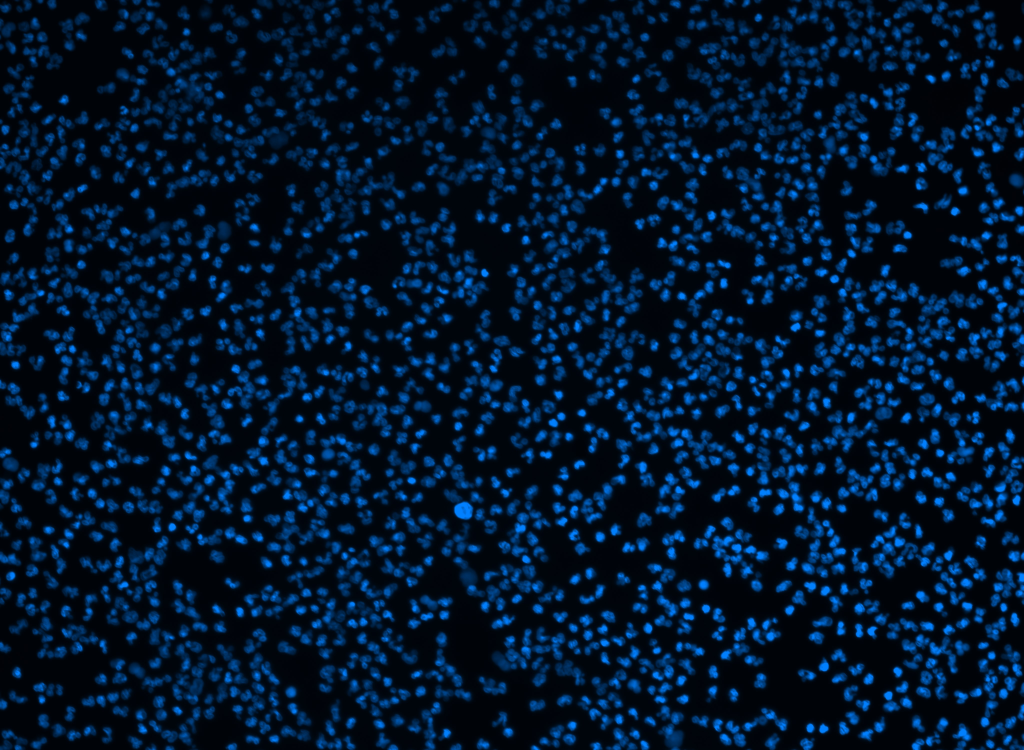
#> input picture data/1_DAPI.jpg, 4096 x 3000 px (shown at 1/4 size)
$ jupyter execute --allow-errors 003.ipynb
#> lines starting #> are read from the running program, lines starting #| are printed output that depends on the picture
# 03.图像的显示(cv2.imshow)

[cell 1]
import os
import numpy as np
import cv2
import matplotlib.pyplot as plt

[cell 2]
img_path = "./dataplt/dapi.png"
#> (the rest of this cell did not finish here and is left out)

[cell 3]
def show(img):
    cv2.namedWindow("Img",cv2.WINDOW_NORMAL)
    cv2.resizeWindow("Img",600,450)
    cv2.imshow("Img",img)
    cv2.waitKey(0)
    cv2.destroyAllWindows()

#> (a cell that did not finish here is left out)

## 多个图像显示

[cell 5]
img01 = cv2.imread("./data/1_DAPI.jpg",-1)
#> img01 is the input picture: shape (3000, 4096, 3); mean B, G, R 45.8, 22, 0.5
img02 = cv2.imread("./data/1_CY5.jpg",-1)
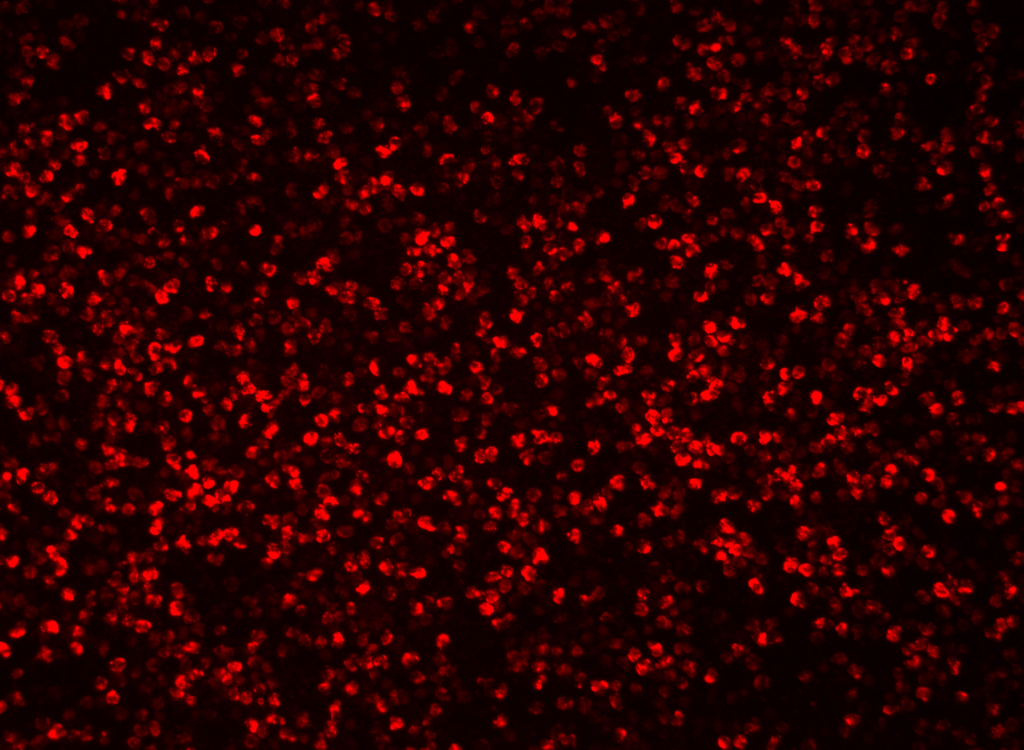
#> input picture data/1_CY5.jpg, 4096 x 3000 px (shown at 1/4 size)
#> img02 is the input picture: shape (3000, 4096, 3); mean B, G, R 0.5, 0.3, 41.4

img_stack = np.hstack((img01,img02))
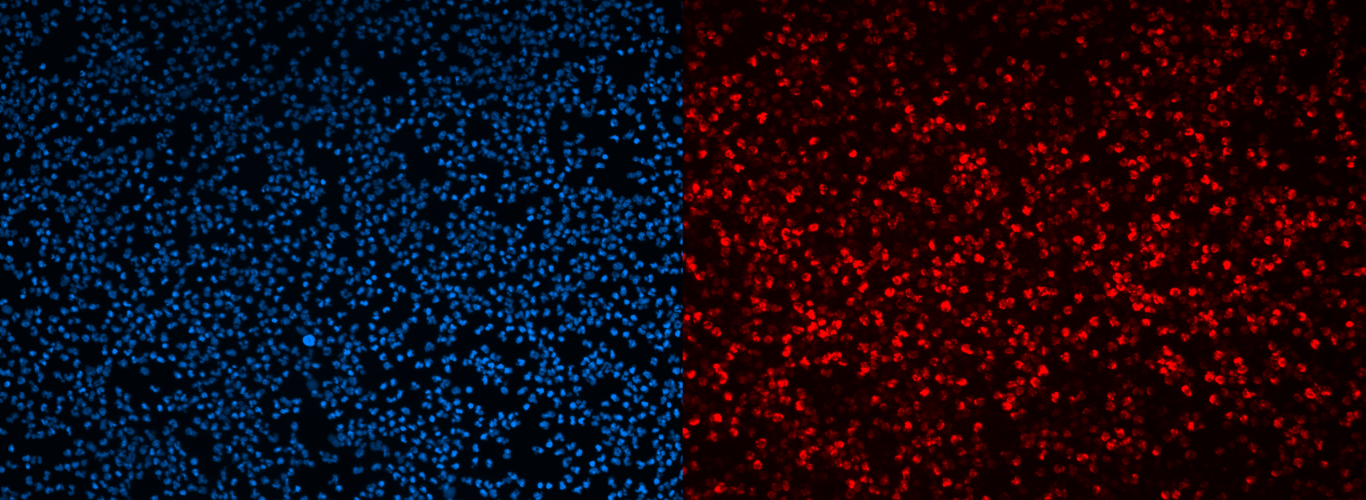
#> img_stack: shape (3000, 8192, 3) (shown at 1/6 size); mean B, G, R 23.1, 11.1, 21
show(img_stack)
